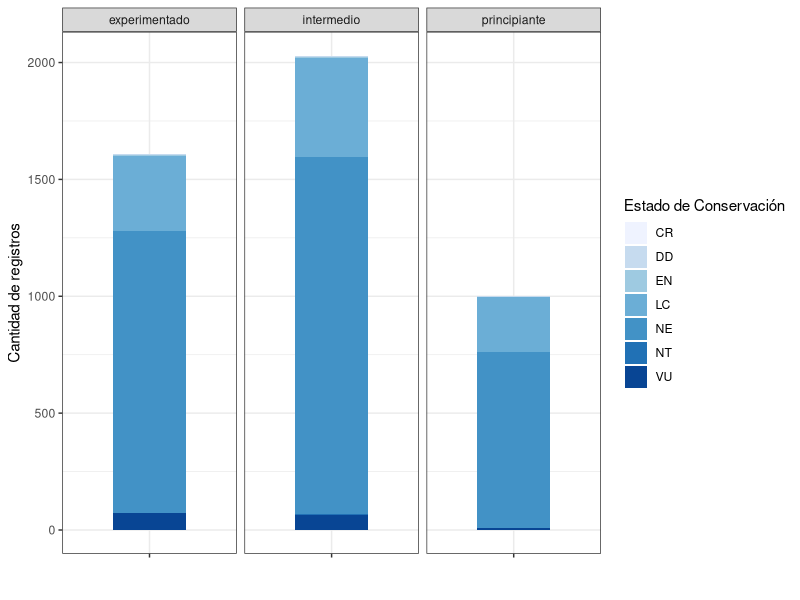
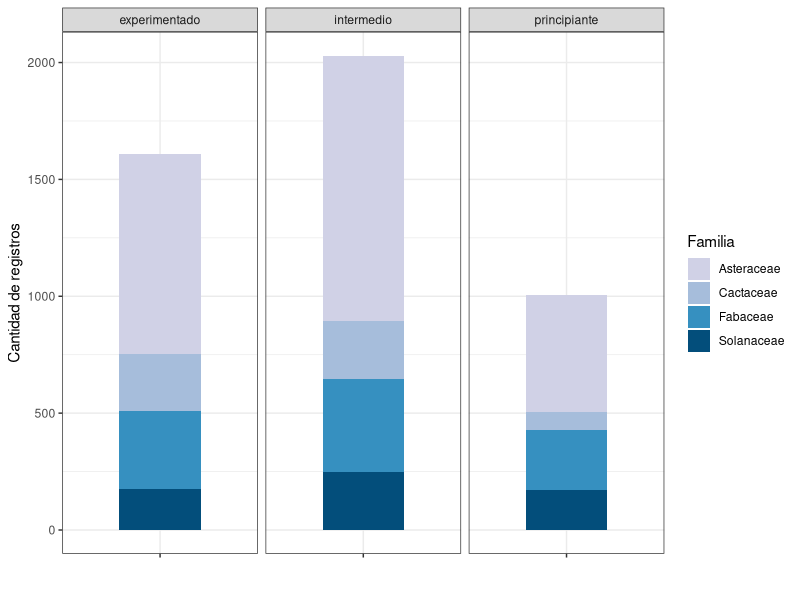
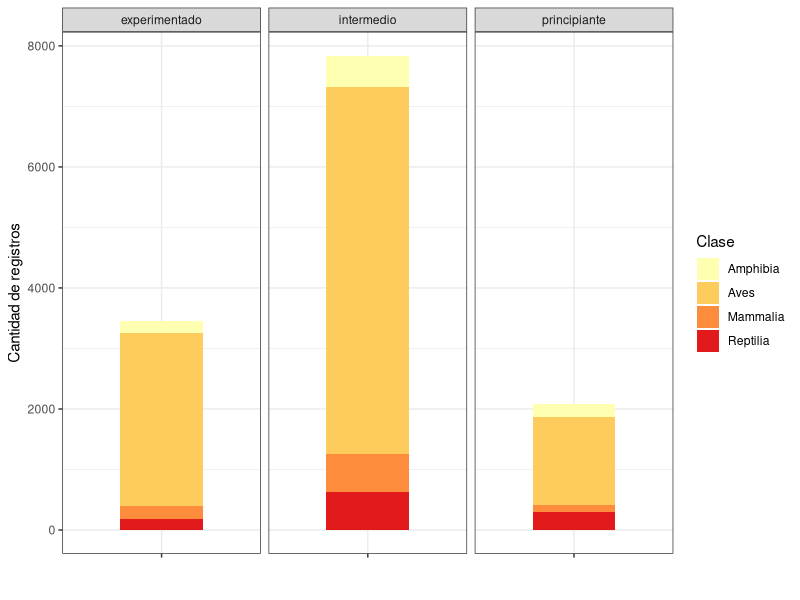
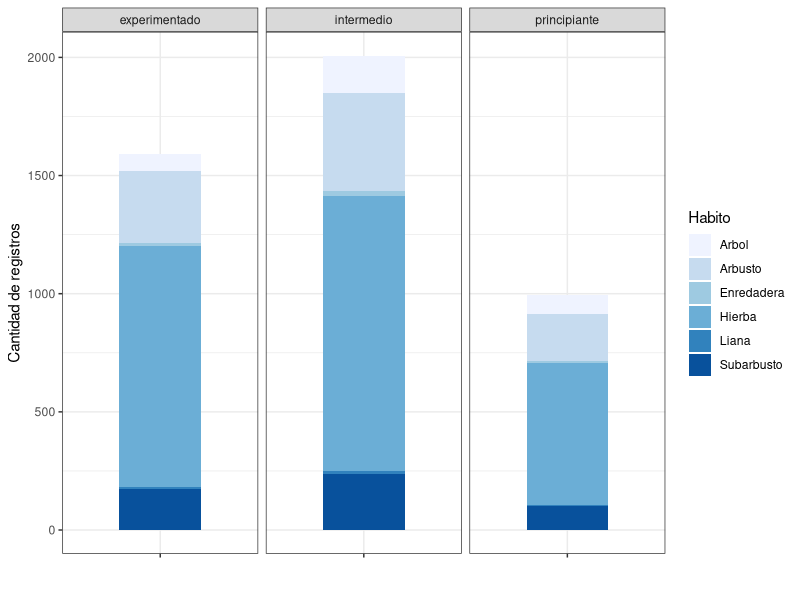

These charts were generated, in order, by the following R code: (Note: this script raises an error after producing the figures.)
# PAQUETES Y DATOS -------------------------------------------------------------
library(tidyverse)
library(ggplot2)
library(patchwork)
library(RColorBrewer)

registros_de_tetrapodosuy <- 
  read_csv("datos/Tablas finales/registros_de_tetrapodosuy.csv")
registros_de_plantasuy <- 
  read_csv("datos/Tablas finales/registros_de_plantasuy.csv")


# GRAFICOS PARA LA VISUALIZACION DE DATOS DE TETRAPODOS-------------------------

## GRUPOS
gruposT <- registros_de_tetrapodosuy %>% 
  group_by(nivel,clase) %>% count() %>% 
  ggplot(aes(x="", y=n, fill=clase)) +
  geom_bar(width = 0.5, stat = "identity", show.legend = T) + 
  labs(x="", y="Cantidad de registros", fill = "Clase") + 
  facet_grid(~nivel) + 
  scale_fill_brewer(palette = "YlOrRd") + 
  theme_bw()


## DISTRIBUCION
distribucionesT <- registros_de_tetrapodosuy %>% 
  group_by(nivel,distribucion_2) %>% count() %>% 
  ggplot(aes(x="", y=n, fill=distribucion_2)) +
  geom_bar(width = 0.5, stat = "identity", show.legend = T) + 
  labs(x="", y="Cantidad de registros", fill = "Distribución") + 
  facet_grid(~nivel) + 
  scale_fill_brewer(palette = "YlOrRd") + 
  theme_bw()


## TAMAÑO
tamañoT <- registros_de_tetrapodosuy %>% 
  group_by(nivel,tamaño) %>% count() %>% 
  ggplot(aes(x="", y=n, fill=tamaño)) +
  geom_bar(width = 0.5, stat = "identity", show.legend = T) + 
  labs(x="", y="Cantidad de registros", fill = "Tamaño") + 
  facet_grid(~nivel) + 
  scale_fill_brewer(palette = "YlOrRd") + 
  theme_bw()


## ESTADO DE CONSERVACIÓN
estadoT <- registros_de_tetrapodosuy %>% 
  group_by(nivel,status_global) %>% count() %>% 
  ggplot(aes(x="", y=n, fill=status_global)) +
  geom_bar(width = 0.5, stat = "identity", show.legend = T) + 
  labs(x="", y="Cantidad de registros", fill = "Estado de Conservación") + 
  facet_grid(~nivel) + 
  scale_fill_brewer(palette = "YlOrRd") + 
  theme_bw()


# GRAFICOS PARA LA VISUALIZACION DE PLANTAS ------------------------------------

## GRUPOS
gruposP <- registros_de_plantasuy %>% 
  group_by(nivel,familia) %>% count() %>% 
  ggplot(aes(x="", y=n, fill=familia)) +
  geom_bar(width = 0.5, stat = "identity", show.legend = T) + 
  labs(x="", y="Cantidad de registros", fill = "Familia") + 
  facet_grid(~nivel) + 
  scale_fill_manual(values = c("#D0D1E6","#A6BDDB","#3690C0","#034E7B")) + 
  theme_bw()


## DISTRIBUCION
distribucionesT <- registros_de_plantasuy %>% filter(!is.na(distribucion_2)) %>% 
  group_by(nivel,distribucion_2) %>% count() %>% 
  ggplot(aes(x="", y=n, fill=distribucion_2)) +
  geom_bar(width = 0.5, stat = "identity", show.legend = T) + 
  labs(x="", y="Cantidad de registros", fill = "Distribución") + 
  facet_grid(~nivel) + 
  scale_fill_manual(values = c("#A6BDDB","#3690C0","#034E7B")) + 
  theme_bw()


## HABITO
tamañoT <- registros_de_plantasuy %>% filter(Habito1 != "NE") %>% 
  group_by(nivel,Habito1) %>% count() %>% 
  ggplot(aes(x="", y=n, fill=Habito1)) +
  geom_bar(width = 0.5, stat = "identity", show.legend = T) + 
  labs(x="", y="Cantidad de registros", fill = "Habito") + 
  facet_grid(~nivel) + 
  scale_fill_brewer(palette = "Blues") + 
  theme_bw()


## ESTADO DE CONSERVACIÓN
estadoT <- registros_de_plantasuy %>% filter(status_global != "EW") %>% 
  group_by(nivel,status_global) %>% count() %>% 
  ggplot(aes(x="", y=n, fill=status_global)) +
  geom_bar(width = 0.5, stat = "identity", show.legend = T) + 
  labs(x="", y="Cantidad de registros", fill = "Estado de Conservación") + 
  facet_grid(~nivel) + 
  scale_fill_brewer(palette = "Blues") + 
  theme_bw()